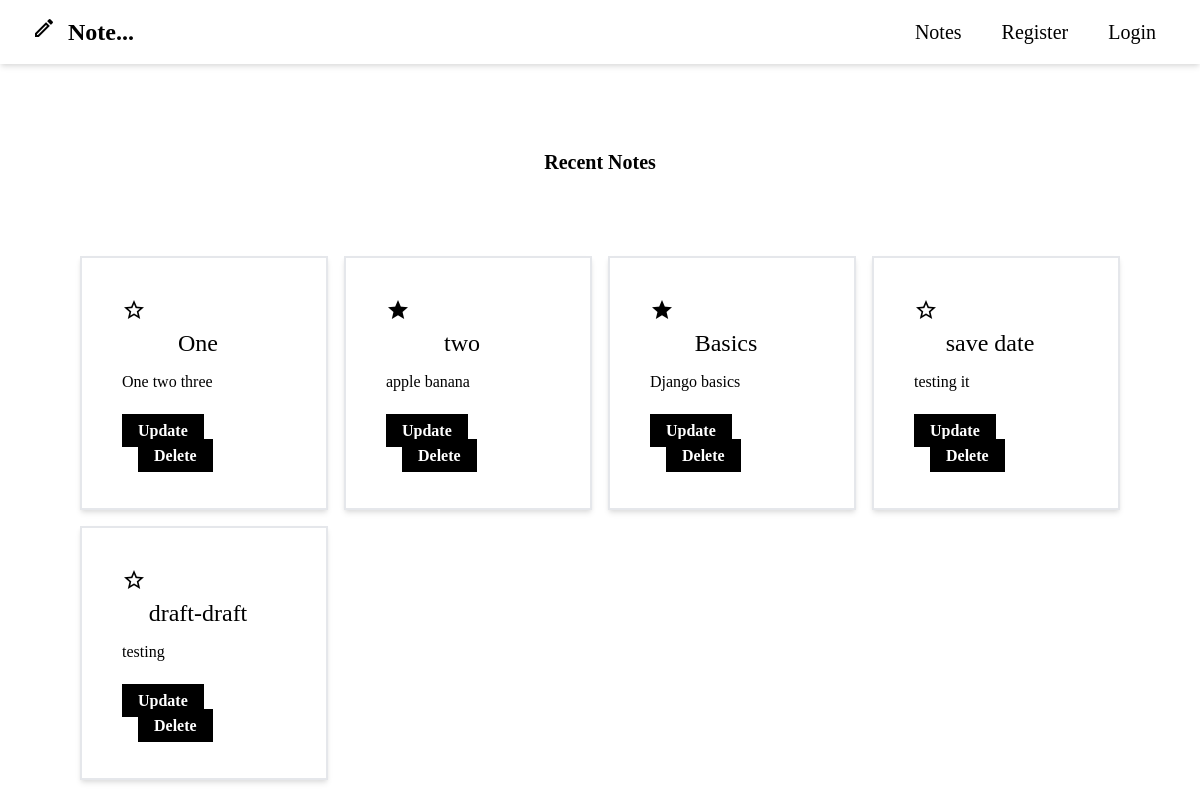
/home/, run on the app's committed database.
### notes/models.py (models this page shows, shortened)
class Note(models.Model):
    description = models.TextField(null=False)
    title = models.CharField(max_length=45, null=False)
    author = models.ForeignKey(User, on_delete=models.CASCADE)
    draft = models.BooleanField(default=False)
    important = models.BooleanField(default=False)
    saved = models.DateField(auto_now=False, auto_now_add=False)

### notes/views.py (the view)
# urls.py: path("home/", views.home, name="home"),
def home(request):
    notes = Note.objects.all()
    context = {"notes": notes}
    return render(request, "notes/home.html", context)

### templates/notes/home.html
{% extends 'base.html' %} {% load crispy_forms_tags %} {% load tailwind_filters
%} {% block body %}
<div class="flex flex-col items-center h-100vh  mt-9">
  <br />
  <h1 class="fw-light text-center mt-6 font-serif font-bold text-xl">Recent Notes</h1>
  <div class="p-20">
    <div class="grid grid-cols-4 gap-4 auto-cols-min">
    {% for note in notes %}
    <div class="p-10 shadow-md border-2 border-black-600">
      {% if note.important %}
      <a href="/important/{{note.id}}/">
        <span class="material-icons  "> star </span>
      </a>
      {% else %}
      <a href="/important/{{note.id}}/">
        <span class="material-icons-outlined "> star_outline </span>
      </a>
      {% endif %}
      <h2 class="font-serif font-medium leading-tight text-center text-2xl text-black-600 mr-3 mb-3">
        <a           href="/details/{{note.id}}/"
        >{{note.title}}</a>
      </h2>
      <p class="mb-3 font-serif">{{note.description}}</p>
      <div class="mt-6 space-x-4">
        <a
          href="/update/{{note.id}}/"
          class="bg-black font-serif hover:hover:bg-black text-white font-bold py-2 px-4"
          >Update</a
        >
        <a
          href="/delete/{{note.id}}/"
          class="bg-black font-serif hover:hover:bg-black text-white font-bold py-2 px-4"
          >Delete</a
        >
      </div>
    </div>
    {% endfor %}
  </div>
</div>
{% endblock body %}

### data on the page
Note: title "One", description "One two three"
Note: title "two", description "apple banana"
Note: title "Basics", description "Django basics"
Note: title "save date", description "testing it"
Note: title "draft-draft", description "testing"
